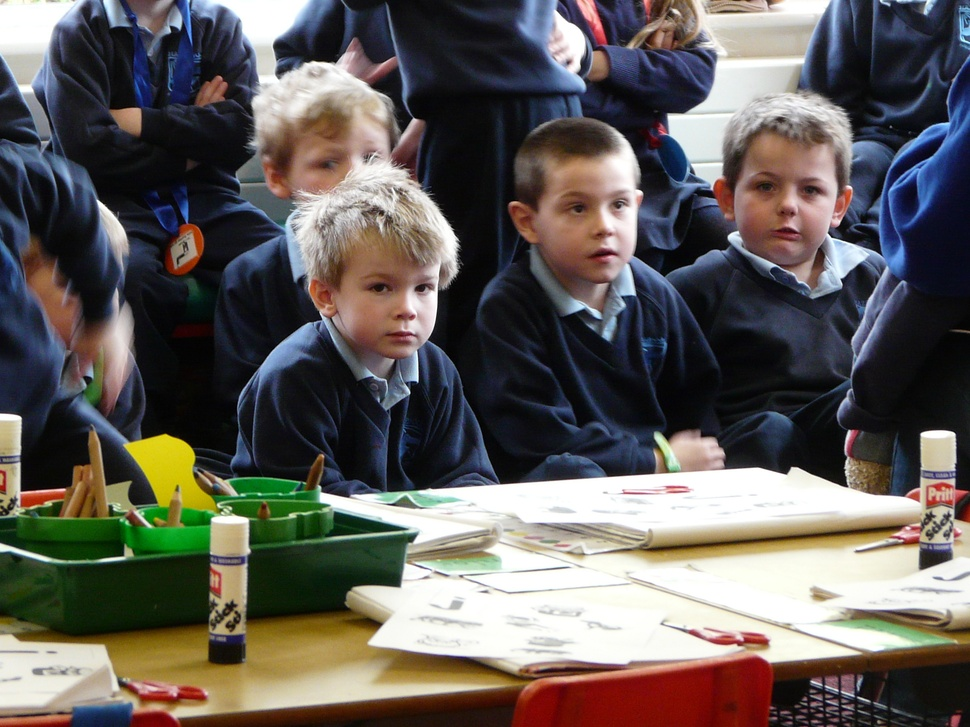
%> input picture convpyr-code/Sec4_Greens/children.jpg, 970 x 727 px, shrunk from 2048 x 1536 before the run
$ octave runme.m   (GNU Octave 9; MATLAB toolbox functions it lacks are replaced by stand-ins)
%> lines starting %> are read from the running program, lines starting %| are printed output that depends on the picture
### convpyr-code/Sec4_Greens/optimization/evalf.m
function ahat = evalf( a, h1, h2, g )
%EVALF Evaluate convolution pyramid
%   Evaluate convolution pyramid on input a using
%   filter set specified by: h1,h2,g.
%   For more details see:
%   http://www.cs.huji.ac.il/labs/cglab/projects/convpyr

[h,w] = size(a);
maxLevel = ceil(log2(max(h,w)));
fs = size(h1,1);

% Forward transform (analysis)
pyr{1} = padarray(a, [fs fs]);
for i=2:maxLevel

    down = imfilter(pyr{i-1},h1,0);
    down = down(1:2:end,1:2:end);

    down = padarray(down, [fs fs]);
    pyr{i} = down;

end

% Backward transform (synthesis)
fpyr{maxLevel} = imfilter(pyr{maxLevel},g,0);
for i=maxLevel-1:-1:1

    rd = fpyr{i+1};
    rd = rd(1+fs:end-fs, 1+fs:end-fs);

    up = zeros(size(pyr{i}));
    up(1:2:end,1:2:end) = rd;

    fpyr{i} = imfilter(up,h2,0) + imfilter(pyr{i},g,0);
end

ahat = fpyr{1};
ahat = ahat(1+fs:end-fs, 1+fs:end-fs);

end

### convpyr-code/Sec4_Greens/runme.m

clear all; close all;

%% Construct filter set: h1, h2 and g

% Choose computational budget

% This filter set was optimized under computational budget
% of the same 5x5 separable filter for up/down-sampling and 3x3
% separable filter for solution on each band.
% This is the most compact filter set we have found so far that
% already produces high-quality reconstruction.
budget = 1; % Low

% This filter set was optimized under computational budget
% of the 7x7/5x5 separable symmetric filters.
% budget = 2; % High

if budget == 1

    % These numbers define F_5
    %%%%%%%%%%%%%%%%%%%%%%%%%%%%%%%%
    w = [0.15 0.5 0.7   0.175 0.547];
    %%%%%%%%%%%%%%%%%%%%%%%%%%%%%%%%

    h1 = w(1:3);
    h1 = [h1 h1(end-1:-1:1)];
    h1 = h1' * h1;

    h2 = h1;

    g = w(4:5);
    g = [g g(end-1:-1:1)];
    g = g' * g;
else

    % These numbers define F_7
    %%%%%%%%%%%%%%%%%%%%%%%%%%%%%%%%
    w = [0.06110 0.26177 0.53034 0.65934  ...
            0.51106 0.05407 0.24453 0.57410];
    %%%%%%%%%%%%%%%%%%%%%%%%%%%%%%%%

    h1 = w(1:4);
    h1 = [h1 h1(end-1:-1:1)];
    h1 = h1' * h1;

    h2 = h1*w(5);

    g = w(6:8);
    g = [g g(end-1:-1:1)];
    g = g' * g;

end

%% Load data

% Load file
% fname = 'horses.jpg';
fname = 'children.jpg';

im = double(imread(fname))/255;

for i = 1:3

    I = im(:,:,i);

    % Simplest way to ensure compactness of the divergence.
    % Treatment of boundary conditions changes according
    % to this.
    ps = 1;
    I = padarray(I, [ps ps]);

    % Compute the divergence of the gradient field of I
    dx_f = imfilter(I ,[1 -1 0]);
    dy_f = imfilter(I ,[1 -1 0]');
    divG = imfilter(dx_f, [0 1 -1]) + imfilter(dy_f, [0 1 -1]');

    %%%%%%%%%%%%%%%%%%%%%%%%%%%%%%%%
    % Transform ( - this is the core of our method )
    Ir = evalf( -divG, h1, h2, g );
    %%%%%%%%%%%%%%%%%%%%%%%%%%%%%%%%

    % Set the mean of the original
    Ir = Ir-mean(Ir(:))+mean(I(:));

    res(:,:,i) = Ir;
    cdivG(:,:,i) = divG;

end
%> this loop made 3 passes
%> pass 1, `I = padarray(I, [ps ps]);`:
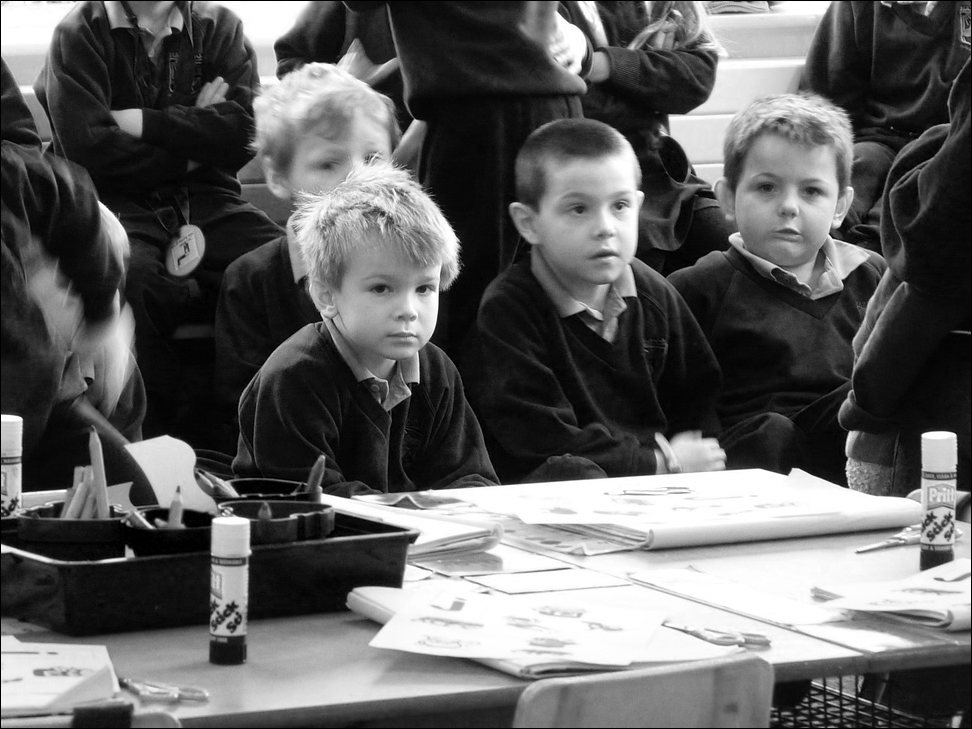
%> I: size 729x972 double; min 0, max 1, mean 0.381
%> pass 1, `dx_f = imfilter(I ,[1 -1 0]);`:
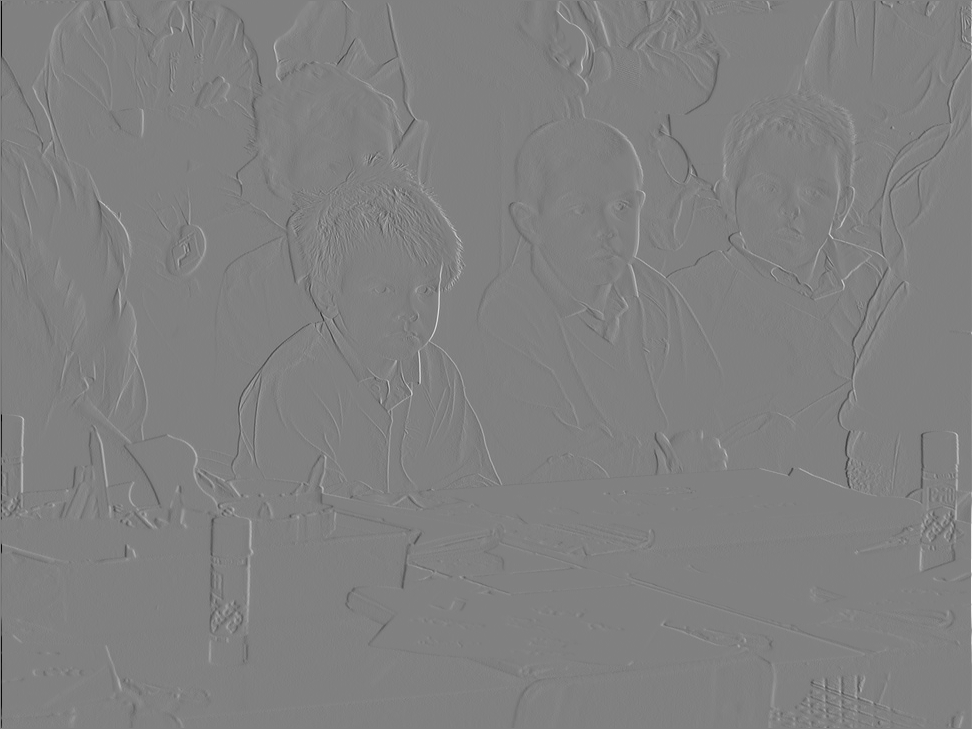
%> dx_f: size 729x972 double; min -1, max 0.98, mean -7.83e-22; drawn with min black and max white
%> pass 1, `dy_f = imfilter(I ,[1 -1 0]');`:
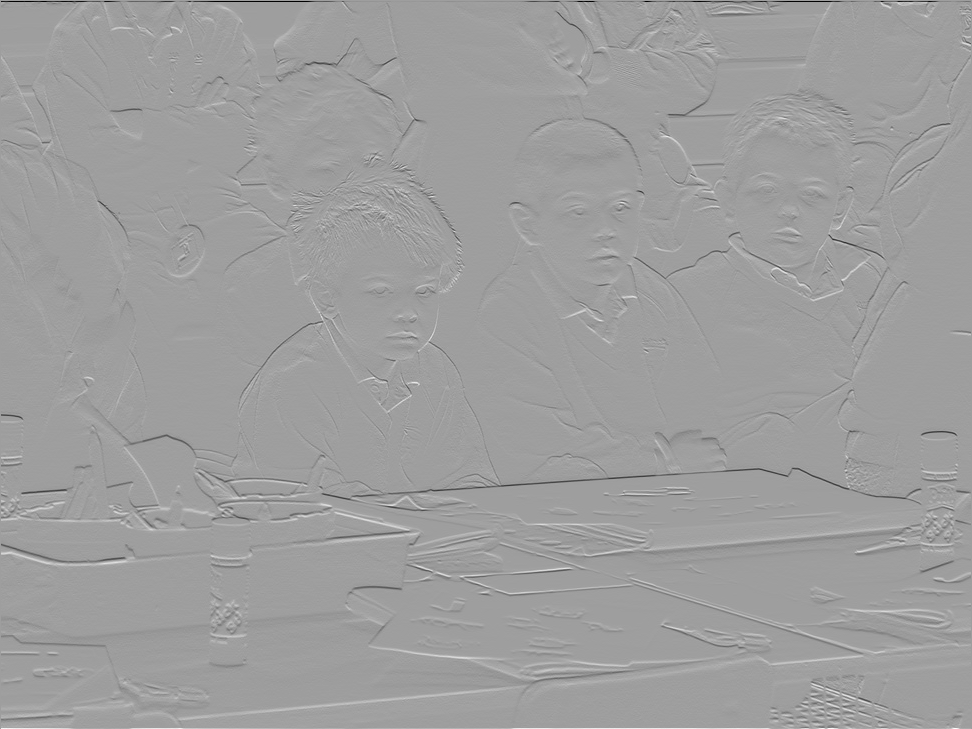
%> dy_f: size 729x972 double; min -1, max 0.608, mean -4.01e-19; drawn with min black and max white
%> after the loop:
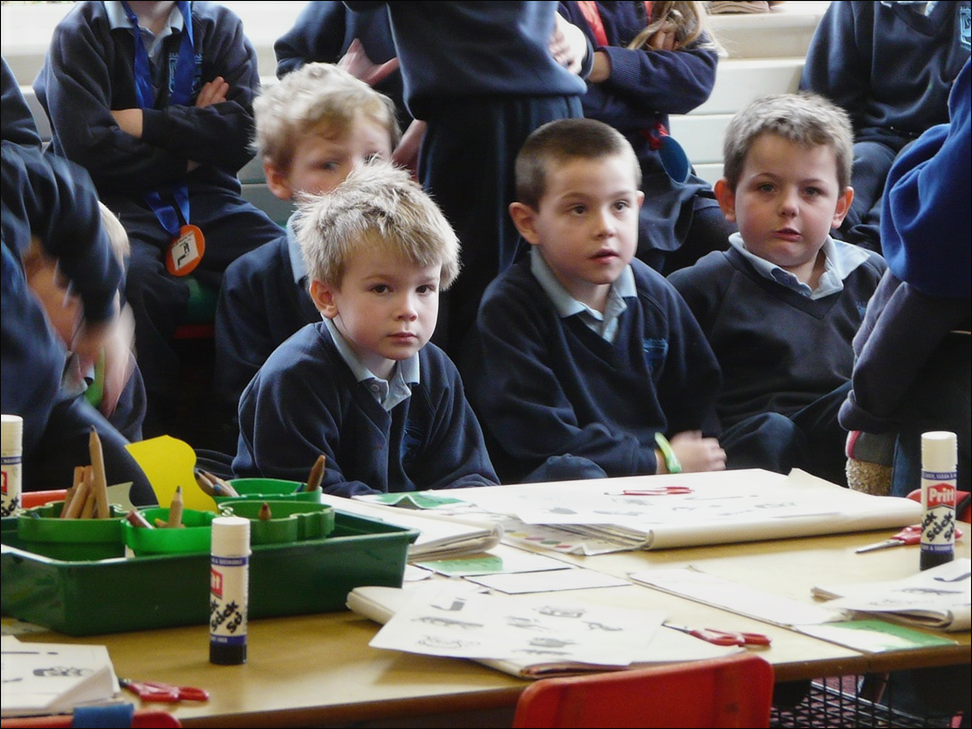
%> res: size 729x972x3 double; mean R, G, B 0.381, 0.363, 0.349; drawn with min black and max white

% Crop to the original size
res = res(ps+1:end-ps,ps+1:end-ps, :);
%> res: size 727x970x3 double
cdivG = cdivG(ps+1:end-ps,ps+1:end-ps, :);
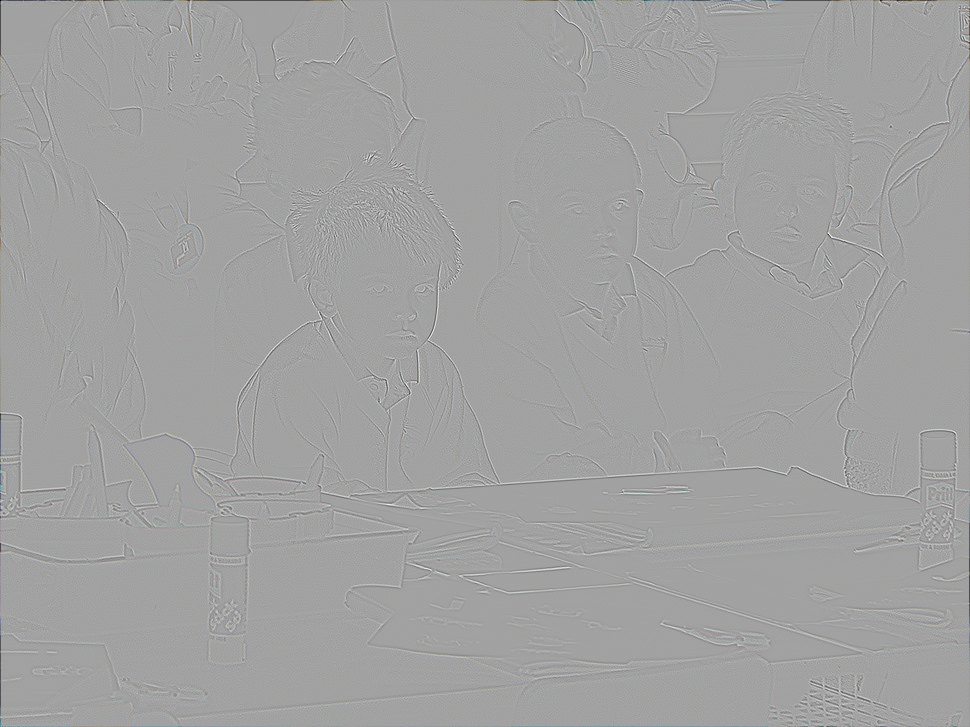
%> cdivG: size 727x970x3 double; mean R, G, B -0.00166, -0.0014, -0.00144; drawn with min black and max white

% Show side-by-side
figure; imshow(im); title('Original Image');
figure; imshow(cdivG); title('Recontruction Input');
%> after `imshow(cdivG)`:
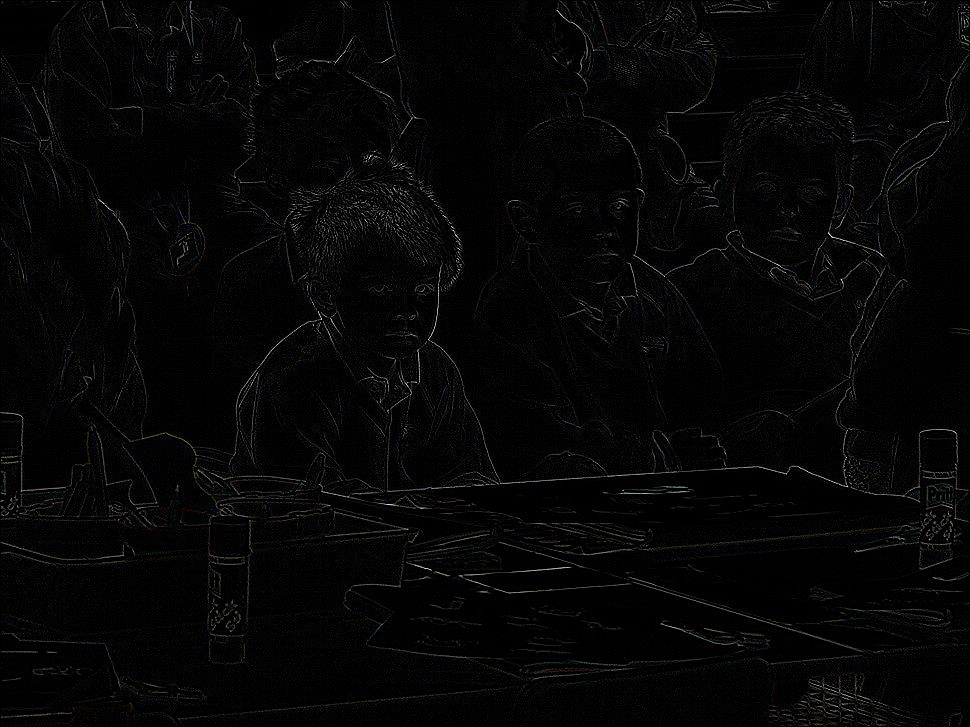
%> displayed picture: size 727x970x3, on the screen's scale of 0 to 255; mean R, G, B 5.1, 5.1, 5.3
figure; imshow(res); title('Reconstruction Result');

$ run again, with convpyr-code/Sec4_Greens/horses.jpg copied over convpyr-code/Sec4_Greens/children.jpg
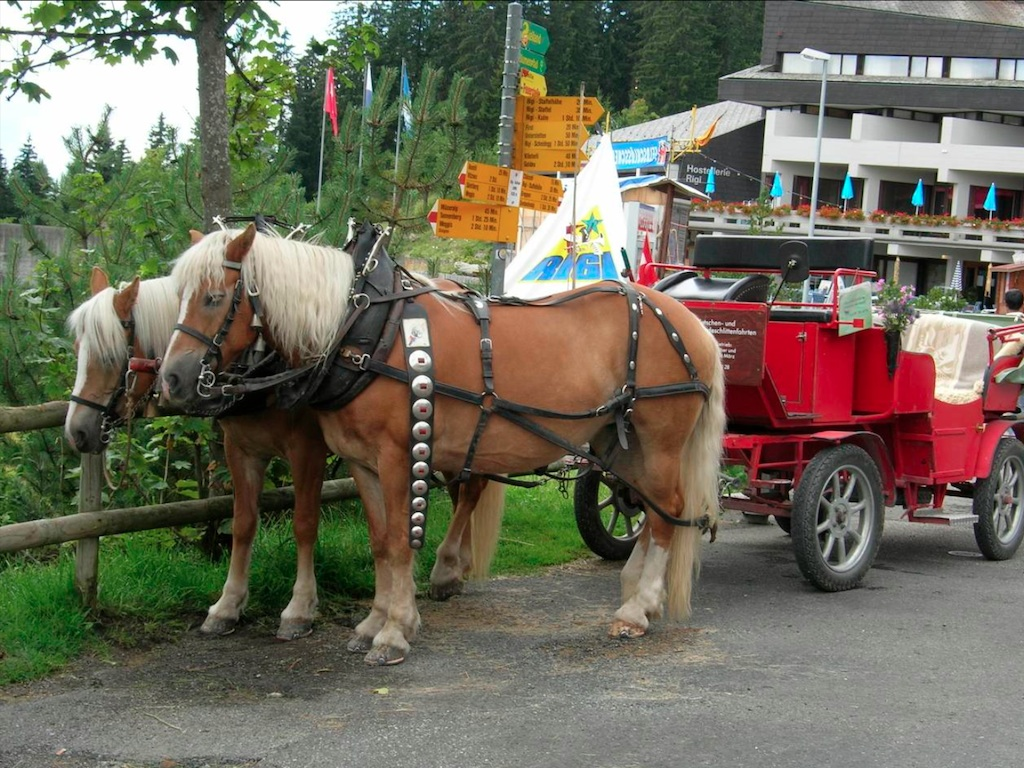
%> input picture convpyr-code/Sec4_Greens/horses.jpg, 1024 x 768 px
%> after the loop `for i = 1:3`:
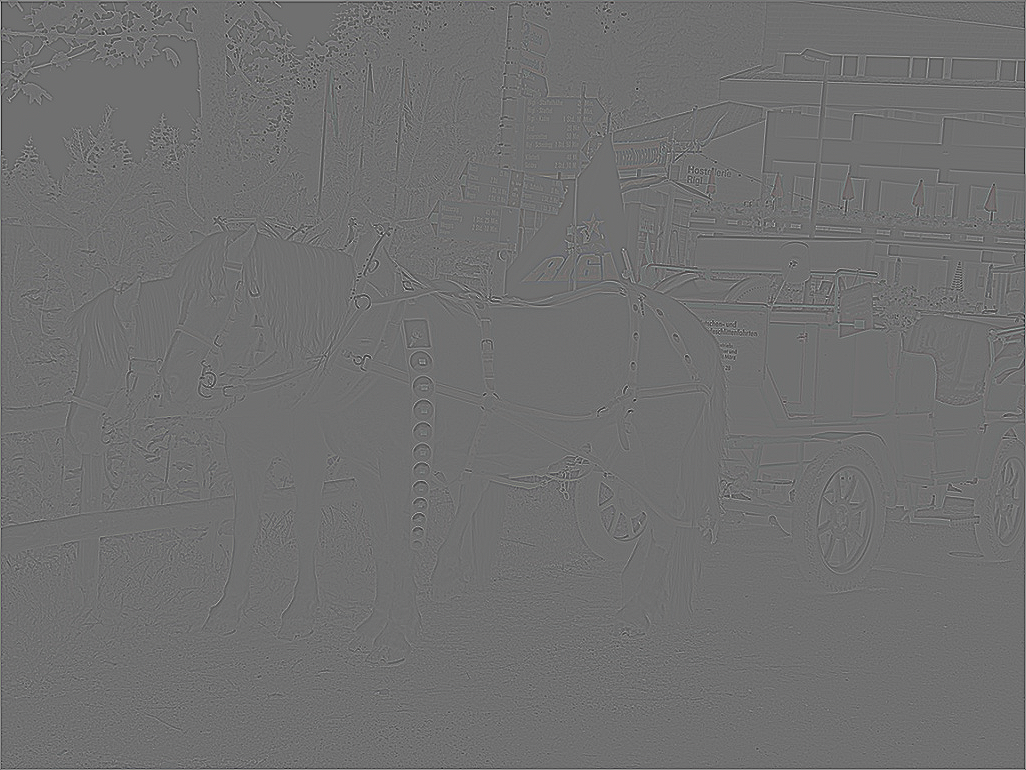
%> cdivG: size 770x1026x3 double; mean R, G, B 1.49e-18, -1.2e-18, 2.47e-18; drawn with min black and max white
%> `imshow(cdivG)`:
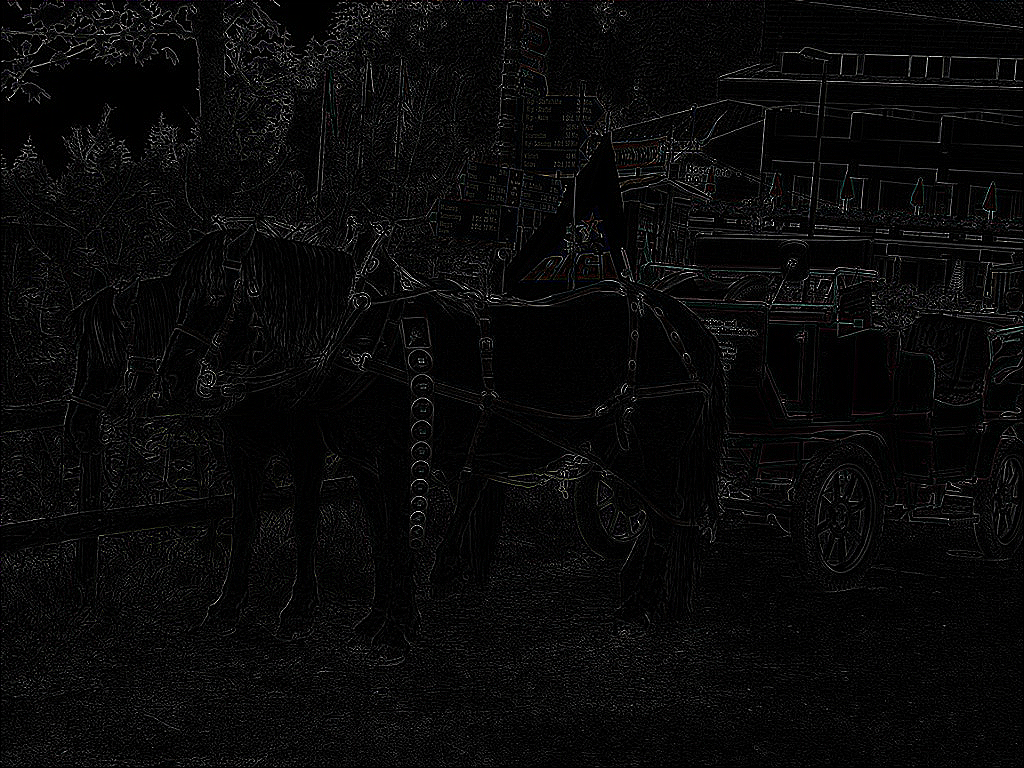
%> displayed picture: size 768x1024x3, on the screen's scale of 0 to 255; mean R, G, B 9.1, 9, 9.1
